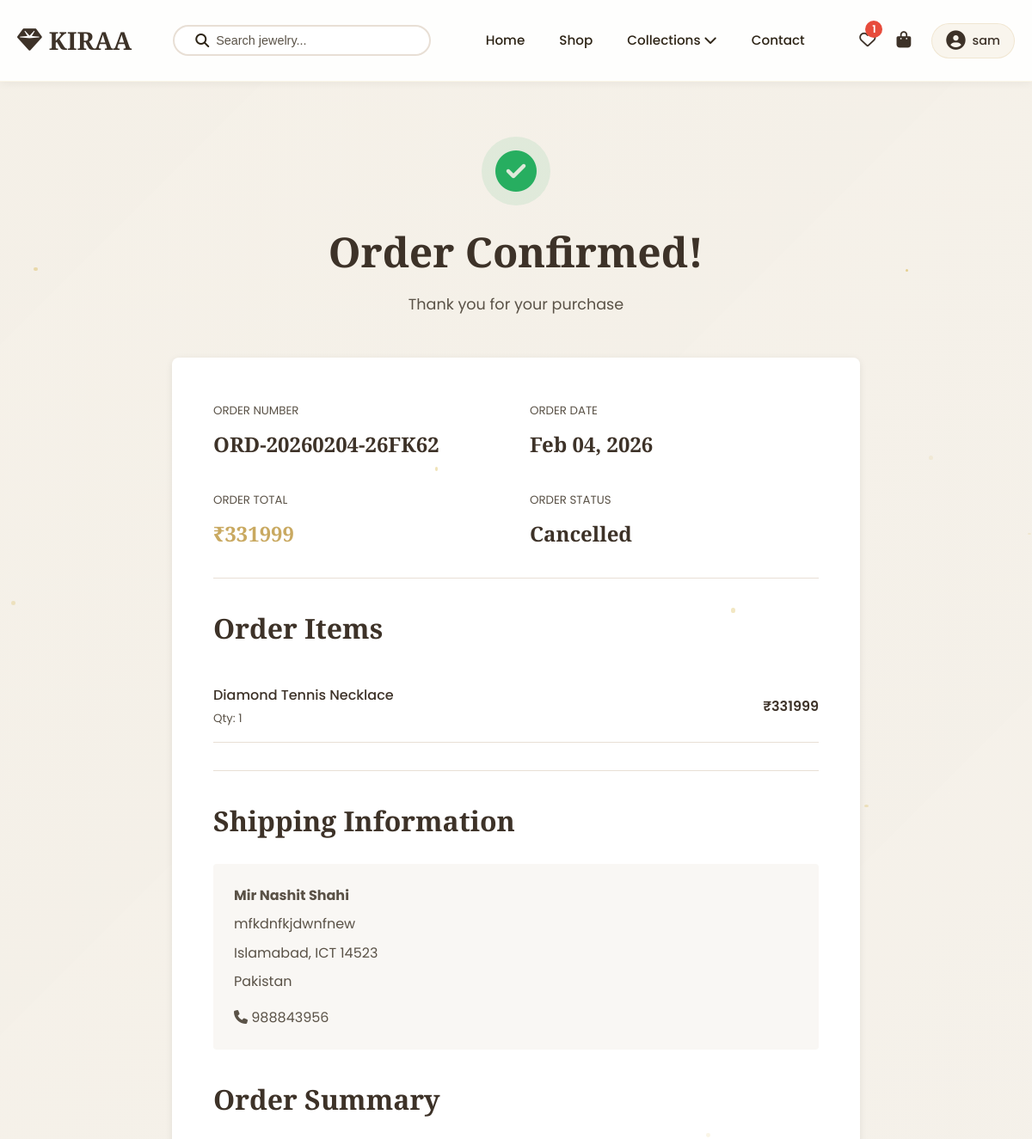
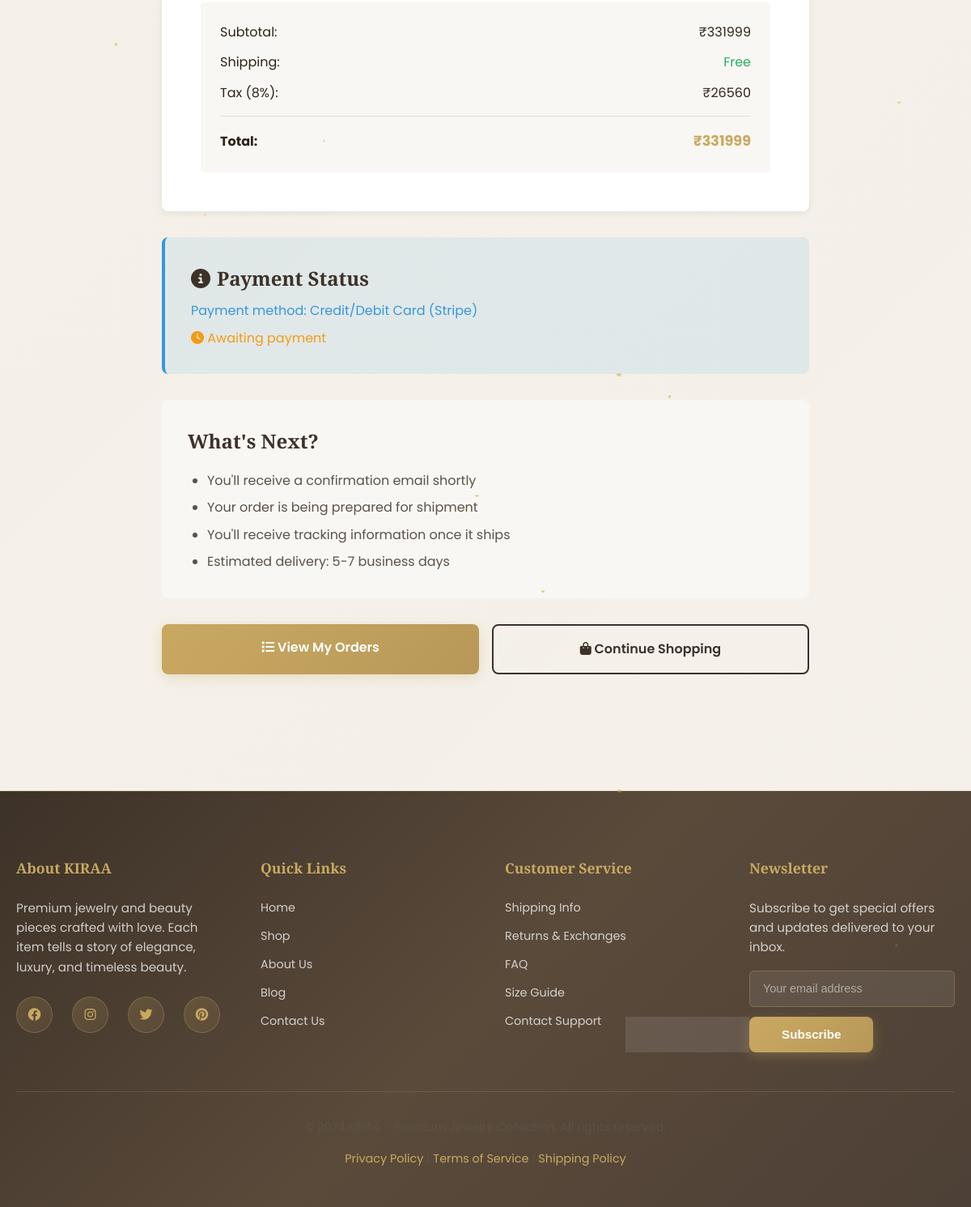
The app's page /order-confirmation/4/ (signed in) with its own data (2 pictures, top to bottom).
### store/models.py (models this page shows, shortened)
class Wishlist(models.Model):
    user = models.OneToOneField(User, on_delete=models.CASCADE, related_name='wishlist')
    products = models.ManyToManyField(Product, related_name='wishlists')
    created_at = models.DateTimeField(auto_now_add=True)

class Order(models.Model):
    ORDER_STATUS_CHOICES = (
        ('pending', 'Pending'),
        ('confirmed', 'Confirmed'),
        ('processing', 'Processing'),
        ('shipped', 'Shipped'),
        ('delivered', 'Delivered'),
        ('cancelled', 'Cancelled'),
    )
    PAYMENT_METHOD_CHOICES = (
        ('cod', 'Cash on Delivery'),
        ('stripe', 'Stripe'),
    )
    user = models.ForeignKey(User, on_delete=models.SET_NULL, null=True, related_name='orders')
    order_number = models.CharField(max_length=50, unique=True)
    currency = models.CharField(max_length=10, default='USD')
    first_name = models.CharField(max_length=100)
    last_name = models.CharField(max_length=100)
    email = models.EmailField()
    phone = models.CharField(max_length=20)
    address = models.TextField()
    city = models.CharField(max_length=100)
    state = models.CharField(max_length=100)
    postal_code = models.CharField(max_length=20)
    country = models.CharField(max_length=100)
    total_price = models.DecimalField(max_digits=10, decimal_places=2)
    payment_method = models.CharField(max_length=20, choices=PAYMENT_METHOD_CHOICES)
    status = models.CharField(max_length=20, choices=ORDER_STATUS_CHOICES, default='pending')
    created_at = models.DateTimeField(auto_now_add=True)
    updated_at = models.DateTimeField(auto_now=True)
    paid = models.BooleanField(default=False)
    transaction_id = models.CharField(max_length=100, blank=True, null=True)
    class Meta:
        ordering = ['-created_at']
    def can_be_cancelled(self):
        return self.status in ['pending', 'confirmed']

class OrderItem(models.Model):
    order = models.ForeignKey(Order, on_delete=models.CASCADE, related_name='items')
    product = models.ForeignKey(Product, on_delete=models.SET_NULL, null=True)
    quantity = models.IntegerField()
    price = models.DecimalField(max_digits=10, decimal_places=2)
    def get_subtotal(self):
        return self.price * self.quantity

class Product(models.Model):
    name = models.CharField(max_length=200)
    slug = models.SlugField(max_length=200, unique=True)
    description = models.TextField()
    category = models.ForeignKey(Category, on_delete=models.CASCADE, related_name='products')
    price = models.DecimalField(max_digits=10, decimal_places=2)
    original_price = models.DecimalField(max_digits=10, decimal_places=2, blank=True, null=True)
    image = models.ImageField(upload_to='products/')
    image_2 = models.ImageField(upload_to='products/', blank=True, null=True)
    image_3 = models.ImageField(upload_to='products/', blank=True, null=True)
    stock = models.IntegerField(default=0)
    is_featured = models.BooleanField(default=False)
    is_new = models.BooleanField(default=True)
    created_at = models.DateTimeField(auto_now_add=True)
    updated_at = models.DateTimeField(auto_now=True)
    class Meta:
        ordering = ['-created_at']

### store/views.py (the view)
# urls.py: path('order-confirmation/<int:order_id>/', views.order_confirmation, name='order_confirmation'),
def order_confirmation(request, order_id):
    order = get_object_or_404(Order, id=order_id)
    if order.user != request.user and not request.user.is_staff:
        return redirect('home')
    tax_amount = order.total_price * Decimal('0.08')
    context = {
        'order': order,
        'tax_amount': tax_amount,
        'page_title': f'Order Confirmation - {order.order_number}',
    }
    return render(request, 'store/order_confirmation.html', context)

### templates/store/order_confirmation.html (shortened to what this page needs)
{% extends 'base.html' %}
{% load static %}
{% block content %}
<div class="container py-5">
    <div style="text-align: center; margin-bottom: 3rem;">
        <div style="width: 80px; height: 80px; margin: 0 auto 1rem; background: rgba(39, 174, 96, 0.1); border-radius: 50%; display: flex; align-items: center; justify-content: center;">
            <i class="fas fa-check-circle" style="font-size: 3rem; color: var(--success);"></i>
        </div>
        <h1 style="margin-bottom: 0.5rem;">Order Confirmed!</h1>
        <p class="text-muted" style="font-size: 1.1rem;">Thank you for your purchase</p>
    </div>
    <div style="max-width: 800px; margin: 0 auto;">
        <div style="background: var(--white); padding: 3rem; border-radius: 8px; box-shadow: 0 2px 8px rgba(0,0,0,0.08); margin-bottom: 2rem;">
            <div style="display: grid; grid-template-columns: 1fr 1fr; gap: 2rem; margin-bottom: 2rem;">
                <div>
                    <p style="color: var(--text-light); margin: 0 0 0.5rem;"><small>ORDER NUMBER</small></p>
                    <h4 style="margin: 0; color: var(--dark-color);">{{ order.order_number }}</h4>
                </div>
                <div>
                    <p style="color: var(--text-light); margin: 0 0 0.5rem;"><small>ORDER DATE</small></p>
                    <h4 style="margin: 0; color: var(--dark-color);">{{ order.created_at|date:"M d, Y" }}</h4>
                </div>
                <div>
                    <p style="color: var(--text-light); margin: 0 0 0.5rem;"><small>ORDER TOTAL</small></p>
                    <h4 style="margin: 0; color: var(--primary-color);">₹{{ order.total_price|floatformat:0 }}</h4>
                </div>
                <div>
                    <p style="color: var(--text-light); margin: 0 0 0.5rem;"><small>ORDER STATUS</small></p>
                    <h4 style="margin: 0; color: var(--dark-color); text-transform: capitalize;">{{ order.get_status_display }}</h4>
                </div>
            </div>
            <hr style="border: none; border-top: 1px solid var(--border-color); margin: 2rem 0;">
            <h3 style="margin-bottom: 1.5rem;">Order Items</h3>
            <div style="margin-bottom: 2rem;">
                {% for item in order.items.all %}
                    <div style="display: flex; justify-content: space-between; align-items: center; padding: 1rem 0; border-bottom: 1px solid var(--border-color);">
                        <div>
                            <p style="margin: 0; color: var(--dark-color); font-weight: 500;">{{ item.product.name }}</p>
                            <small style="color: var(--text-light);">Qty: {{ item.quantity }}</small>
                        </div>
                        <p style="margin: 0; font-weight: 600; color: var(--dark-color);">₹{{ item.get_subtotal|floatformat:0 }}</p>
                    </div>
                {% endfor %}
            </div>
            <hr style="border: none; border-top: 1px solid var(--border-color); margin: 2rem 0;">
            <h3 style="margin-bottom: 1.5rem;">Shipping Information</h3>
            <div style="background: var(--light-color); padding: 1.5rem; border-radius: 4px; margin-bottom: 2rem;">
                <p style="margin: 0 0 0.5rem;">
                    <strong>{{ order.first_name }} {{ order.last_name }}</strong>
                </p>
                <p style="margin: 0 0 0.5rem;">{{ order.address }}</p>
                <p style="margin: 0 0 0.5rem;">{{ order.city }}, {{ order.state }} {{ order.postal_code }}</p>
                <p style="margin: 0;">{{ order.country }}</p>
                <p style="margin: 1rem 0 0; color: var(--text-light);">
                    <i class="fas fa-phone"></i> {{ order.phone }}
                </p>
            </div>
            <h3 style="margin-bottom: 1.5rem;">Order Summary</h3>
            <div style="background: var(--light-color); padding: 1.5rem; border-radius: 4px;">
                <div class="justify-between" style="margin-bottom: 0.75rem;">
                    <span>Subtotal:</span>
                    <span>₹{{ order.total_price|floatformat:0 }}</span>
                </div>
                <div class="justify-between" style="margin-bottom: 0.75rem;">
                    <span>Shipping:</span>
                    <span style="color: var(--success);">Free</span>
                </div>
                <div class="justify-between" style="margin-bottom: 1rem;">
                    <span>Tax (8%):</span>
                    <span>₹{{ tax_amount|floatformat:0 }}</span>
                </div>
                <hr style="border: none; border-top: 1px solid var(--border-color); margin: 1rem 0;">
                <div class="justify-between">
                    <strong>Total:</strong>
                    <strong style="color: var(--primary-color); font-size: 1.1rem;">₹{{ order.total_price|floatformat:0 }}</strong>
                </div>
            </div>
        </div>
        <div style="background: rgba(52, 152, 219, 0.1); padding: 2rem; border-radius: 8px; border-left: 4px solid var(--info); margin-bottom: 2rem;">
            <h4 style="margin: 0 0 0.5rem; color: var(--dark-color);">
                <i class="fas fa-info-circle" style="margin-right: 0.5rem;"></i>Payment Status
            </h4>
            <p style="margin: 0; color: var(--info);">
                {% if order.payment_method == 'cod' %}
                    Payment method: Cash on Delivery - Pay when your order arrives
                {% elif order.payment_method == 'stripe' %}
                    Payment method: Credit/Debit Card (Stripe)
                    {% if order.paid %}
                        <span style="color: var(--success); display: block; margin-top: 0.5rem;">
                            <i class="fas fa-check-circle"></i> Payment received
                        </span>
                    {% else %}
                        <span style="color: var(--warning); display: block; margin-top: 0.5rem;">
                            <i class="fas fa-clock"></i> Awaiting payment
                        </span>
                    {% endif %}
                {% endif %}
            </p>
        </div>
        <div style="background: var(--light-color); padding: 2rem; border-radius: 8px; margin-bottom: 2rem;">
            <h4 style="margin-bottom: 1rem;">What's Next?</h4>
            <ul style="margin: 0; padding-left: 1.5rem; color: var(--text-light);">
                <li style="margin-bottom: 0.5rem;">You'll receive a confirmation email shortly</li>
                <li style="margin-bottom: 0.5rem;">Your order is being prepared for shipment</li>
                <li style="margin-bottom: 0.5rem;">You'll receive tracking information once it ships</li>
                <li>Estimated delivery: 5-7 business days</li>
            </ul>
        </div>
        <div style="display: grid; grid-template-columns: 1fr 1fr; gap: 1rem; margin-bottom: 1rem;">
            <a href="{% url 'user_orders' %}" class="btn btn-primary btn-lg">
                <i class="fas fa-list"></i> View My Orders
            </a>
            <a href="{% url 'shop' %}" class="btn btn-outline btn-lg">
                <i class="fas fa-shopping-bag"></i> Continue Shopping
            </a>
        </div>
    </div>
</div>
{% endblock %}

### templates/base.html (shortened to what this page needs)
{% load static %}
<!DOCTYPE html>
<html lang="en">
<head>
    <link rel="stylesheet" href="https://cdnjs.cloudflare.com/ajax/libs/font-awesome/6.4.0/css/all.min.css">
    <link rel="stylesheet" href="{% static 'css/style.css' %}">
</head>
<body>
    <nav class="navbar">
        <div class="nav-container">
            <a href="{% url 'home' %}" class="navbar-brand">
                <i class="fas fa-gem"></i> KIRAA
            </a>
            <div class="search-bar">
                <i class="fas fa-search"></i>
                <form method="GET" action="{% url 'search' %}" style="flex: 1; display: flex;">
                    <input
                        type="text"
                        name="q"
                        placeholder="Search jewelry..."
                        value="{{ request.GET.q }}"
                    >
                </form>
            </div>
            <ul class="nav-menu">
                <li><a href="{% url 'home' %}" class="nav-link">Home</a></li>
                <li><a href="{% url 'shop' %}" class="nav-link">Shop</a></li>
                <li class="dropdown">
                    <a href="#" class="nav-link">Collections <i class="fas fa-chevron-down"></i></a>
                </li>
                <li><a href="{% url 'contact' %}" class="nav-link">Contact</a></li>
            </ul>
            <div class="nav-actions">
                {% if user.is_authenticated %}
                    <a href="{% url 'wishlist' %}" class="nav-icon" title="Wishlist">
                        <i class="far fa-heart"></i>
                        {% if user.wishlist.products.count > 0 %}
                            <span class="badge">{{ user.wishlist.products.count }}</span>
                        {% endif %}
                    </a>
                {% endif %}
                <a href="{% url 'cart' %}" class="nav-icon" title="Cart">
                    <i class="fas fa-shopping-bag"></i>
                </a>
                {% if user.is_authenticated %}
                    <div class="dropdown">
                        <a href="#" class="nav-user-account" title="Account">
                            <i class="fas fa-user-circle"></i>
                            <span class="username-display">{{ user.first_name|default:user.username }}</span>
                        </a>
                    </div>
                {% else %}
                    <a href="{% url 'login' %}" class="btn btn-primary btn-sm">
                        <i class="fas fa-sign-in-alt"></i> Login
                    </a>
                {% endif %}
            </div>
        </div>
    </nav>
    <main>
        {% block content %}{% endblock %}
    </main>
    <footer class="footer" id="contact">
        <div class="container">
            <div class="footer-content">
                <div class="footer-section">
                    <h4>About KIRAA</h4>
                    <p>Premium jewelry and beauty pieces crafted with love. Each item tells a story of elegance, luxury, and timeless beauty.</p>
                    <div class="social-icons">
                        <a href="#" class="social-icon" title="Facebook"><i class="fab fa-facebook"></i></a>
                        <a href="#" class="social-icon" title="Instagram"><i class="fab fa-instagram"></i></a>
                        <a href="#" class="social-icon" title="Twitter"><i class="fab fa-twitter"></i></a>
                        <a href="#" class="social-icon" title="Pinterest"><i class="fab fa-pinterest"></i></a>
                    </div>
                </div>
                <div class="footer-section">
                    <h4>Quick Links</h4>
                    <div class="footer-links">
                        <a href="{% url 'home' %}">Home</a>
                        <a href="{% url 'shop' %}">Shop</a>
                        <a href="#">About Us</a>
                        <a href="#">Blog</a>
                        <a href="#">Contact Us</a>
                    </div>
                </div>
                <div class="footer-section">
                    <h4>Customer Service</h4>
                    <div class="footer-links">
                        <a href="#">Shipping Info</a>
                        <a href="#">Returns & Exchanges</a>
                        <a href="#">FAQ</a>
                        <a href="#">Size Guide</a>
                        <a href="#">Contact Support</a>
                    </div>
                </div>
                <div class="footer-section">
                    <h4>Newsletter</h4>
                    <p>Subscribe to get special offers and updates delivered to your inbox.</p>
                    <form class="newsletter-form" method="POST" action="#">
                        <input
                            type="email"
                            name="email"
                            placeholder="Your email address"
                            required
                        >
                        <button type="submit" class="btn btn-primary">Subscribe</button>
                    </form>
                </div>
            </div>
            <div class="footer-bottom">
                <p>&copy; 2024 KIRAA - Premium Jewelry Collection. All rights reserved.</p>
                <p>
                    <a href="#">Privacy Policy</a> |
                    <a href="#">Terms of Service</a> |
                    <a href="#">Shipping Policy</a>
                </p>
            </div>
        </div>
    </footer>
</body>
</html>

### records on screen
Order: order_number "ORD-20260204-26FK62", created_at "Feb 04, 2026", total_price "331999", status "Cancelled", first_name "Mir Nashit", last_name "Shahi", address "mfkdnfkjdwnfnew", city "Islamabad", state "ICT", postal_code "14523", country "Pakistan", phone "988843956"
OrderItem: product.name "Diamond Tennis Necklace", quantity "1", get_subtotal "331999"

### other values on screen
{{ user.wishlist.products.count }} "1"
{{ user.first_name|default:user.username }} "sam"
{{ tax_amount|floatformat:0 }} "26560"
